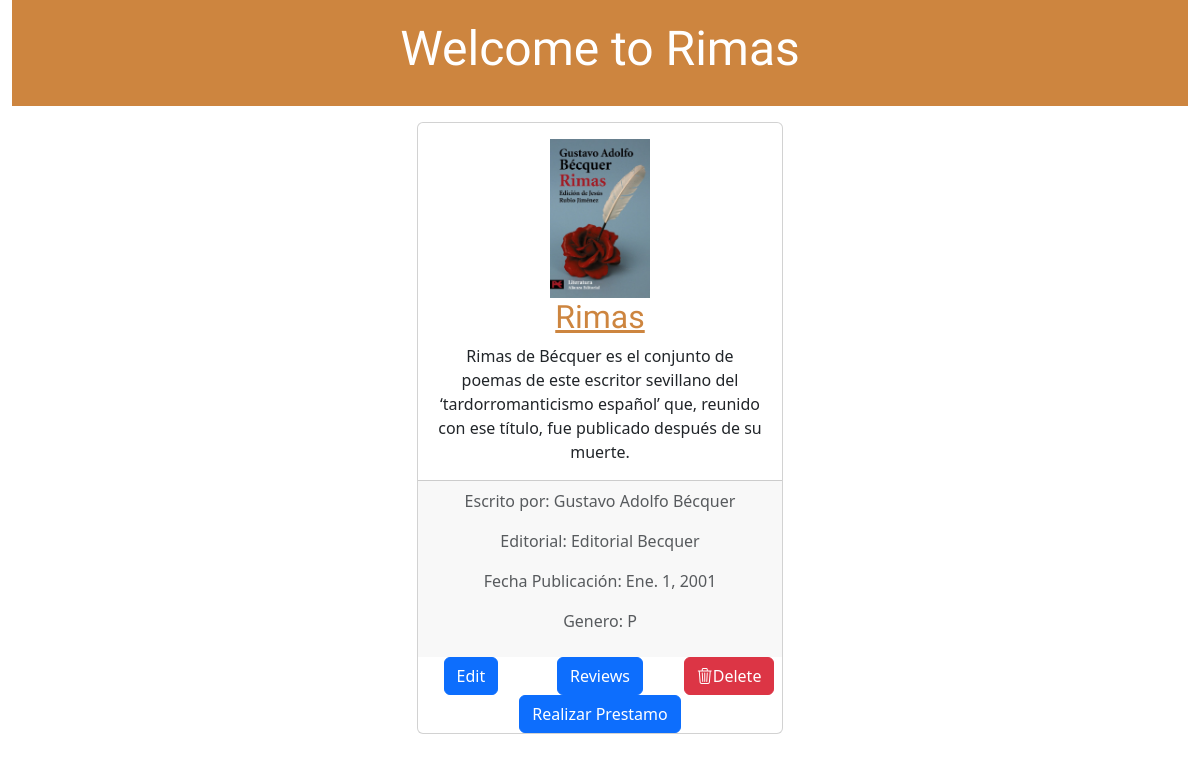
The app's page /detail/1, older data.
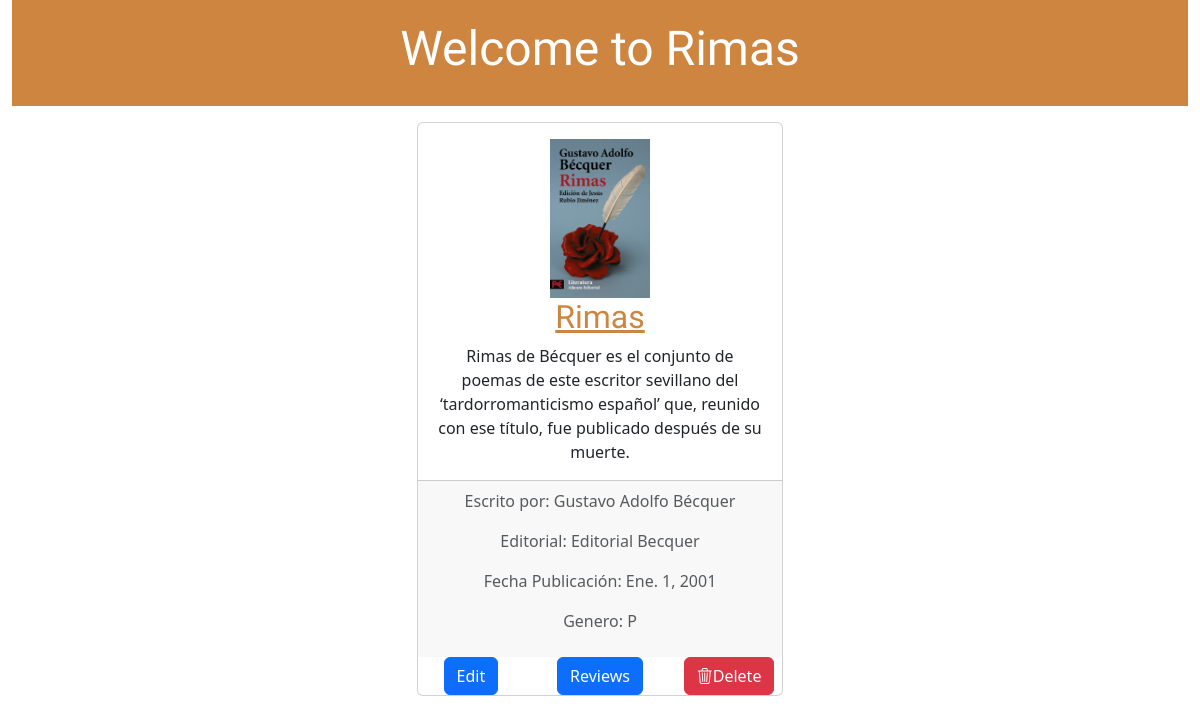
The same page, newer data.
### biblioteca_App/views.py (the view)
# urls.py: path('detail/<int:pk>', DetailBook.as_view(), name='detail_book'),
class DetailBook(DetailView):
    model = Libro

### biblioteca_App/templates/biblioteca_App/libro_detail.html (shortened to what this page needs)
{% load static %}
<head>
    <link href="https://cdn.jsdelivr.net/npm/bootstrap@5.3.2/dist/css/bootstrap.min.css" rel="stylesheet">
    <link rel="stylesheet" href="https://cdn.jsdelivr.net/npm/bootstrap-icons@1.11.1/font/bootstrap-icons.css">
    <link rel="stylesheet" href="{% static 'css/style.css' %}">
</head>
<body class="text-center">
    <div class="container-fluid">
        <div class="page-header">
            <div class="row">
                    <div class="col-12"><h1><a href="/">Welcome to {{ object.titulo }}</a></h1></div>
            </div>
        </div>
    <div class="row p-3">
            <div class="col-4 offset-4">
                <div class="card text-center">
                    <div class="card-body">
                        <h2 class="card-title">
                            <div class="row">
                                <div class="col-12"><img width="100" src="{{ object.portada.url }}" alt=""></div>
                                <div class="col-12"><a href="">{{ object.titulo }} </a></div>
                            </div>
                        </h2>
                        <p class="card-text">{{ object.resumen|linebreaksbr }} </p>
                    </div>
                    <div class="card-footer text-body-secondary">
                    {% for autor in object.autores.all %}
                        <p> Escrito por: {{ autor.nombre }}</p>
                    {% endfor %}
                        <p> Editorial: {{ object.editorial }}</p>
                        <p> Fecha Publicación: {{ object.fecha_publicacion }}</p>
                        <p> Genero: {{ object.genero }}</p>
                    </div>
                    <div class="row">
                        <div class="col"><a href="{% url 'edit_book' object.pk %}" class="btn btn-primary">Edit</a></div>
                        <div class="col"><a href="{% url 'review_book' object.pk %}" class="btn btn-primary">Reviews</a></div>
                        <div class="col"><a href="{% url 'delete_book' object.pk %}" class="btn btn-danger"><i class="bi bi-trash3"></i>Delete</a></div>
                        {% if object.disponibilidad == 'disponible' %}
                        <div class="col"><a href="{% url 'pedido_book' object.pk %}" class="btn btn-primary">Realizar Prestamo</a></div>
                        {% endif %}
                    </div>
                </div>
            </div>
    </div>
</div>
</body>

Row changes from the older to the newer data that the page shows:
changed Libro "Rimas": disponibilidad "disponible" → "prestado" (drawn)
Text that changed along with them:
text no longer shown: "Realizar Prestamo"
